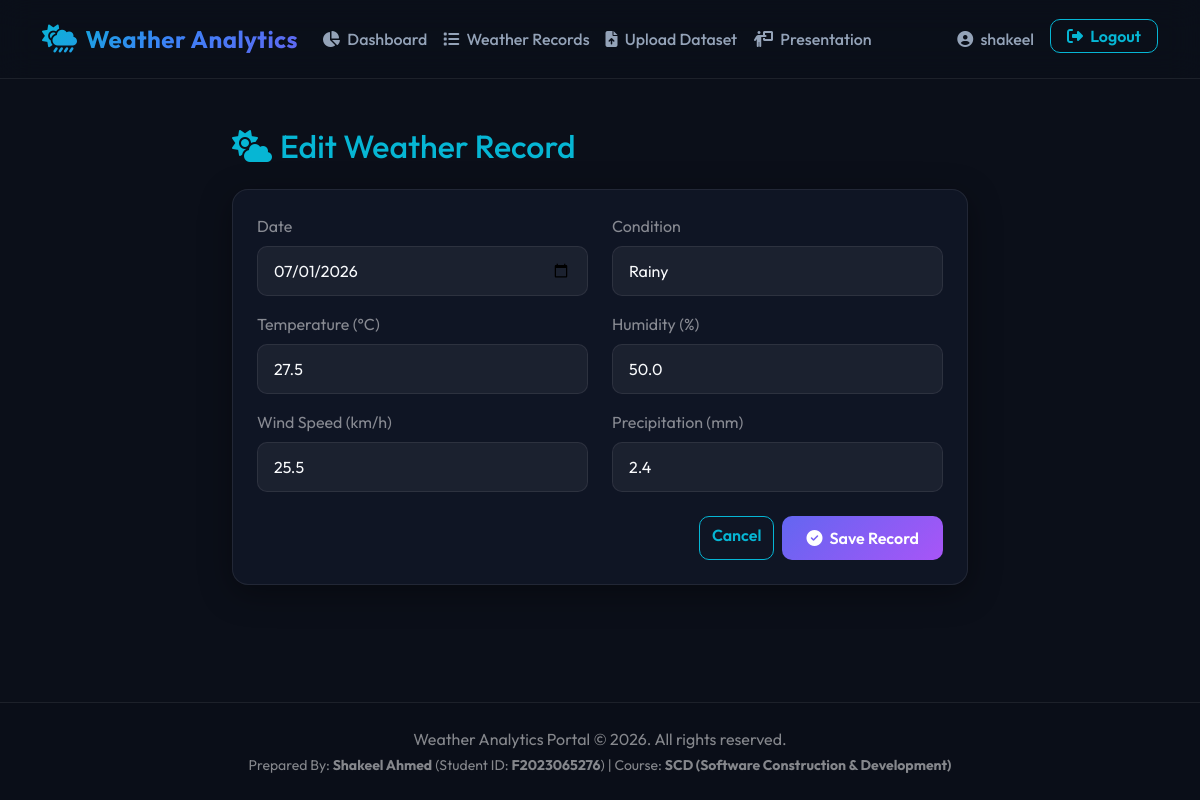
The page /records/31/edit/ (signed in) on the database its author committed.
### analytics/models.py (models this page shows, shortened)
class WeatherRecord(models.Model):
    CONDITION_CHOICES = [
        ('Sunny', 'Sunny'),
        ('Rainy', 'Rainy'),
        ('Cloudy', 'Cloudy'),
        ('Snowy', 'Snowy'),
        ('Stormy', 'Stormy'),
        ('Windy', 'Windy'),
    ]
    date = models.DateField()
    time = models.TimeField(null=True, blank=True)
    city = models.CharField(max_length=100, default='New York')
    temperature = models.FloatField(help_text="Temperature in Celsius")
    humidity = models.FloatField(help_text="Humidity percentage")
    wind_speed = models.FloatField(help_text="Wind speed in km/h")
    precipitation = models.FloatField(help_text="Precipitation in mm")
    condition = models.CharField(max_length=50, choices=CONDITION_CHOICES)
    created_at = models.DateTimeField(auto_now_add=True)
    updated_at = models.DateTimeField(auto_now=True)
    class Meta:
        ordering = ['-date']
        unique_together = ('date', 'city')

### analytics/views.py (the view)
# urls.py: path('records/<int:pk>/edit/', views.record_update_view, name='record_edit'),
@login_required
def record_update_view(request, pk):
    record = get_object_or_404(WeatherRecord, pk=pk)
    if request.method == 'POST':
        form = WeatherRecordForm(request.POST, instance=record)
        if form.is_valid():
            form.save()
            messages.success(request, "Weather record updated successfully!")
            return redirect('record_list')
        else:
            messages.error(request, "Failed to update record. Please verify inputs.")
    else:
        form = WeatherRecordForm(instance=record)
    return render(request, 'analytics/record_form.html', {'form': form, 'title': 'Edit Weather Record'})

### analytics/forms.py
class WeatherRecordForm(forms.ModelForm):
    class Meta:
        model = WeatherRecord
        fields = ['date', 'city', 'temperature', 'humidity', 'wind_speed', 'precipitation', 'condition']
        widgets = {
            'date': forms.DateInput(attrs={'type': 'date', 'class': 'form-control form-control-custom'}),
            'city': forms.TextInput(attrs={'class': 'form-control form-control-custom'}),
            'temperature': forms.NumberInput(attrs={'class': 'form-control form-control-custom', 'step': '0.1', 'placeholder': 'e.g. 24.5'}),
            'humidity': forms.NumberInput(attrs={'class': 'form-control form-control-custom', 'step': '0.1', 'placeholder': 'e.g. 60'}),
            'wind_speed': forms.NumberInput(attrs={'class': 'form-control form-control-custom', 'step': '0.1', 'placeholder': 'e.g. 15.2'}),
            'precipitation': forms.NumberInput(attrs={'class': 'form-control form-control-custom', 'step': '0.1', 'placeholder': 'e.g. 0.0'}),
            'condition': forms.Select(attrs={'class': 'form-select form-control-custom'}),
        }

### templates/analytics/record_form.html (shortened to what this page needs)
{% extends 'base.html' %}
{% block content %}
<div class="row justify-content-center animate-fade-in">
    <div class="col-md-8">
        <h2 class="mb-4 text-cyan"><i class="fa-solid fa-cloud-sun me-2"></i>{{ title }}</h2>
        <div class="card glass-card p-4">
            <form method="post">
                <div class="row">
                    <div class="col-md-6 mb-3">
                        <label for="{{ form.date.id_for_label }}" class="form-label text-white-50">Date</label>
                        {{ form.date }}
                    </div>
                    <div class="col-md-6 mb-3">
                        <label for="{{ form.condition.id_for_label }}" class="form-label text-white-50">Condition</label>
                        {{ form.condition }}
                    </div>
                </div>
                <div class="row">
                    <div class="col-md-6 mb-3">
                        <label for="{{ form.temperature.id_for_label }}" class="form-label text-white-50">Temperature (°C)</label>
                        {{ form.temperature }}
                    </div>
                    <div class="col-md-6 mb-3">
                        <label for="{{ form.humidity.id_for_label }}" class="form-label text-white-50">Humidity (%)</label>
                        {{ form.humidity }}
                    </div>
                </div>
                <div class="row">
                    <div class="col-md-6 mb-4">
                        <label for="{{ form.wind_speed.id_for_label }}" class="form-label text-white-50">Wind Speed (km/h)</label>
                        {{ form.wind_speed }}
                    </div>
                    <div class="col-md-6 mb-4">
                        <label for="{{ form.precipitation.id_for_label }}" class="form-label text-white-50">Precipitation (mm)</label>
                        {{ form.precipitation }}
                    </div>
                </div>
                <div class="d-flex justify-content-end gap-2">
                    <a href="{% url 'record_list' %}" class="btn btn-outline-custom">
                        Cancel
                    </a>
                    <button type="submit" class="btn btn-grad">
                        <i class="fa-solid fa-circle-check me-1"></i> Save Record
                    </button>
                </div>
            </form>
        </div>
    </div>
</div>
{% endblock %}

### templates/base.html (shortened to what this page needs)
{% load static %}
<!DOCTYPE html>
<html lang="en">
<head>
    <link href="https://cdn.jsdelivr.net/npm/bootstrap@5.3.2/dist/css/bootstrap.min.css" rel="stylesheet">
    <link rel="stylesheet" href="https://cdnjs.cloudflare.com/ajax/libs/font-awesome/6.4.2/css/all.min.css">
    <link rel="stylesheet" href="{% static 'css/style.css' %}">
</head>
<body>
    <nav class="navbar navbar-expand-lg navbar-dark navbar-custom py-3">
        <div class="container">
            <a class="navbar-brand d-flex align-items-center" href="{% url 'dashboard' %}">
                <i class="fa-solid fa-cloud-sun-rain me-2 fs-3 text-cyan"></i>
                <span class="fs-4">Weather Analytics</span>
            </a>
            <div class="collapse navbar-collapse" id="navbarNav">
                <ul class="navbar-nav me-auto">
                    {% if user.is_authenticated %}
                    <li class="nav-item">
                        <a class="nav-link {% if request.resolver_match.url_name == 'dashboard' %}active{% endif %}" href="{% url 'dashboard' %}">
                            <i class="fa-solid fa-chart-pie me-1"></i> Dashboard
                        </a>
                    </li>
                    <li class="nav-item">
                        <a class="nav-link {% if request.resolver_match.url_name == 'record_list' %}active{% endif %}" href="{% url 'record_list' %}">
                            <i class="fa-solid fa-list me-1"></i> Weather Records
                        </a>
                    </li>
                    <li class="nav-item">
                        <a class="nav-link {% if request.resolver_match.url_name == 'upload_csv' %}active{% endif %}" href="{% url 'upload_csv' %}">
                            <i class="fa-solid fa-file-upload me-1"></i> Upload Dataset
                        </a>
                    </li>
                    <li class="nav-item">
                        <a class="nav-link {% if request.resolver_match.url_name == 'presentation' %}active{% endif %}" href="{% url 'presentation' %}">
                            <i class="fa-solid fa-person-chalkboard me-1"></i> Presentation
                        </a>
                    </li>
                    {% endif %}
                </ul>
                <ul class="navbar-nav">
                    {% if user.is_authenticated %}
                    <li class="nav-item">
                        <a class="nav-link {% if request.resolver_match.url_name == 'profile' %}active{% endif %}" href="{% url 'profile' %}">
                            <i class="fa-solid fa-user-circle me-1"></i> {{ user.username }}
                        </a>
                    </li>
                    <li class="nav-item ms-lg-2">
                        <form method="post" action="{% url 'logout' %}" class="d-inline">
                            <button type="submit" class="btn btn-outline-custom py-1 px-3">
                                <i class="fa-solid fa-sign-out-alt me-1"></i> Logout
                            </button>
                        </form>
                    </li>
                    {% endif %}
                </ul>
            </div>
        </div>
    </nav>
    <div class="container my-5 flex-grow-1">
        {% block content %}{% endblock %}
    </div>
    <footer class="py-4 mt-auto" style="background: rgba(11, 15, 25, 0.9); border-top: 1px solid var(--glass-border);">
        <div class="container text-center">
            <p class="mb-1 text-white-50">Weather Analytics Portal &copy; 2026. All rights reserved.</p>
            <p class="mb-0 text-white-50 small">
                Prepared By: <strong>Shakeel Ahmed</strong> (Student ID: <strong>F2023065276</strong>) | Course: <strong>SCD (Software Construction & Development)</strong>
            </p>
        </div>
    </footer>
</body>
</html>

### static/css/style.css (style rules this page uses)
:root { --bg-primary: #0b0f19; --bg-secondary: #131a2c; --text-primary: #f8fafc; --text-secondary: #94a3b8; --accent-blue: #3b82f6; --accent-indigo: #6366f1; --accent-purple: #a855f7; --accent-cyan: #06b6d4; --glass-bg: rgba(19, 26, 44, 0.65); --glass-border: rgba(255, 255, 255, 0.08); --card-shadow: 0 8px 32px 0 rgba(0, 0, 0, 0.37); --transition-smooth: all 0.3s cubic-bezier(0.4, 0, 0.2, 1); }
.text-cyan { color: var(--accent-cyan) !important; }
body { background-color: var(--bg-primary); color: var(--text-primary); font-family: 'Outfit', sans-serif; min-height: 100vh; display: flex; flex-direction: column; overflow-x: hidden; }
.glass-card { background: var(--glass-bg); backdrop-filter: blur(12px); -webkit-backdrop-filter: blur(12px); border: 1px solid var(--glass-border); border-radius: 16px; box-shadow: var(--card-shadow); transition: var(--transition-smooth); }
.navbar-custom { background: rgba(11, 15, 25, 0.8) !important; backdrop-filter: blur(16px); -webkit-backdrop-filter: blur(16px); border-bottom: 1px solid var(--glass-border); }
.navbar-brand { font-weight: 700; letter-spacing: 0.5px; background: linear-gradient(135deg, var(--accent-cyan), var(--accent-blue), var(--accent-indigo)); -webkit-background-clip: text; -webkit-text-fill-color: transparent; }
.nav-link { color: var(--text-secondary) !important; font-weight: 500; transition: var(--transition-smooth); }
.btn-grad { background: linear-gradient(135deg, var(--accent-indigo) 0%, var(--accent-purple) 100%); border: none; color: #fff; font-weight: 600; border-radius: 10px; padding: 10px 24px; transition: var(--transition-smooth); }
.btn-outline-custom { border: 1px solid var(--accent-cyan); color: var(--accent-cyan); background: transparent; border-radius: 10px; font-weight: 600; transition: var(--transition-smooth); }
.form-control-custom { background: rgba(255, 255, 255, 0.05); border: 1px solid var(--glass-border); color: var(--text-primary); border-radius: 10px; padding: 12px 16px; transition: var(--transition-smooth); }
.animate-fade-in { animation: fadeIn 0.6s ease forwards; }

### rows shown on the page
WeatherRecord: date "07/01/2026", condition "Rainy", temperature "27.5", humidity "50.0", wind_speed "25.5", precipitation "2.4"

### other values the page prints
{{ user.username }} "shakeel"
{{ title }} "Edit Weather Record"
